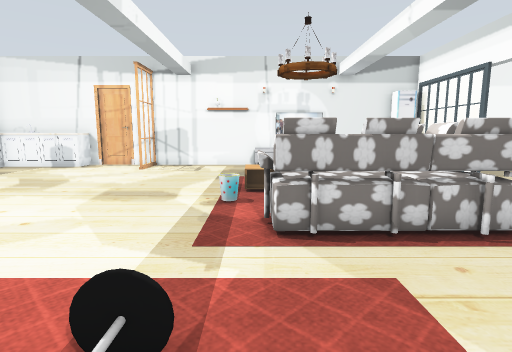
[1] (above)

20 first-person views from a walk through a Gazebo world. The camera is 0.9 m above the floor, tilts 8° down and sees 80° across. The floor is counted in squares, 0.5 m on a side. Each view is taken from the middle of a square. On the plan, view 1 faces up. The plan holds only what a view shows up to about 16 squares ahead; the rest is blank. Some surface patterns are stand-ins.

[2]
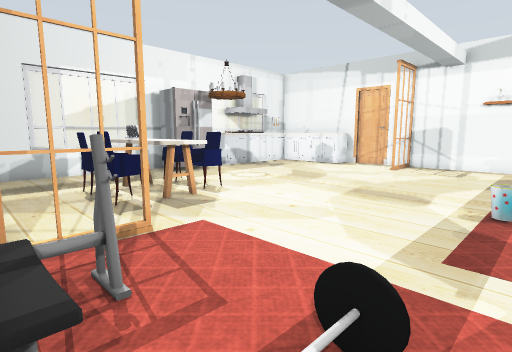

[3]
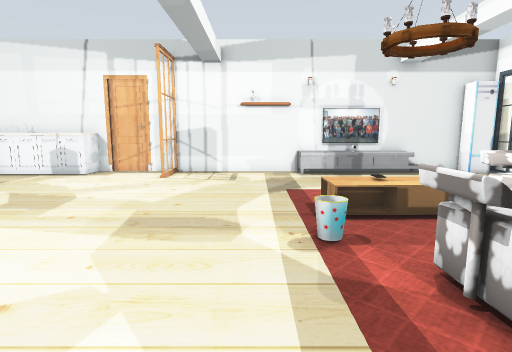

[4]
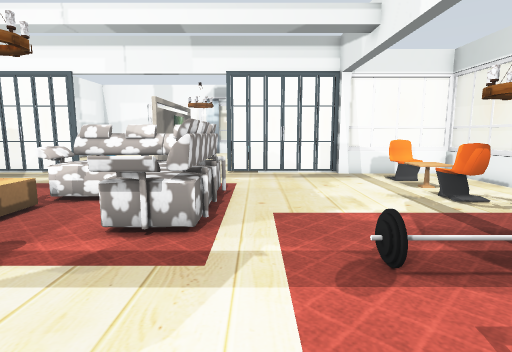

[5]
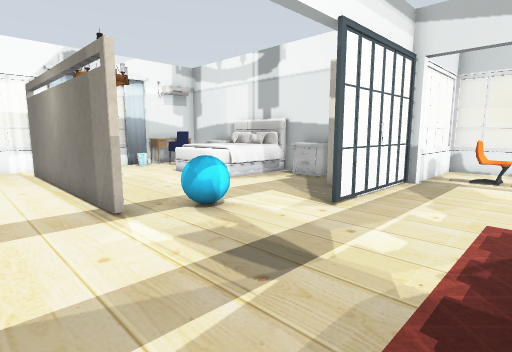

[6]
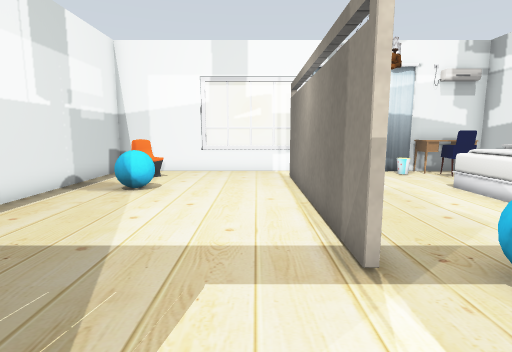

[7]
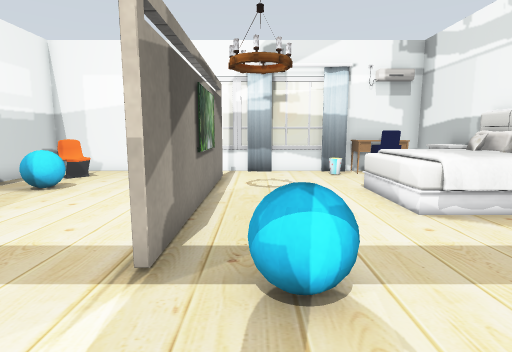

[8]
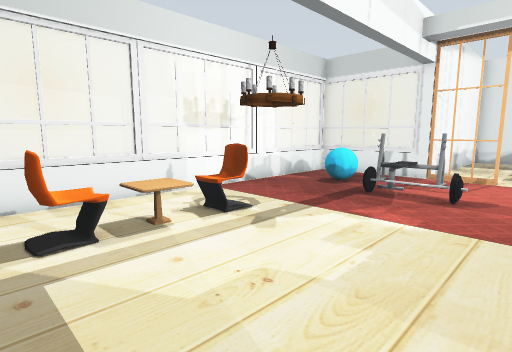

[9]
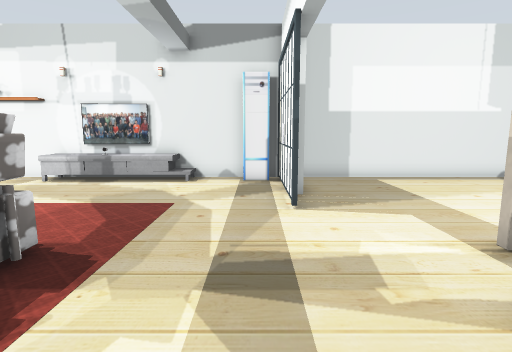

[10]
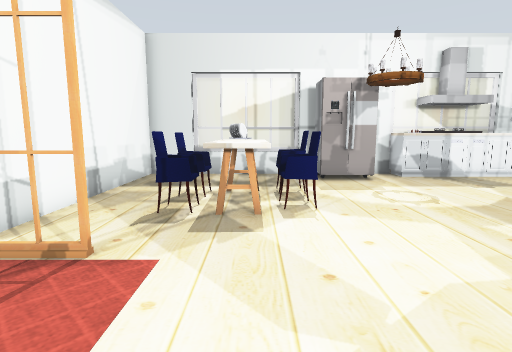

[11]
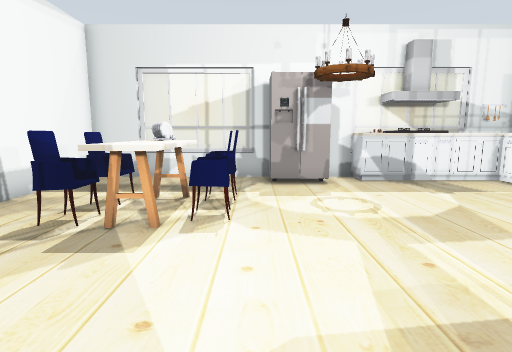

[12]
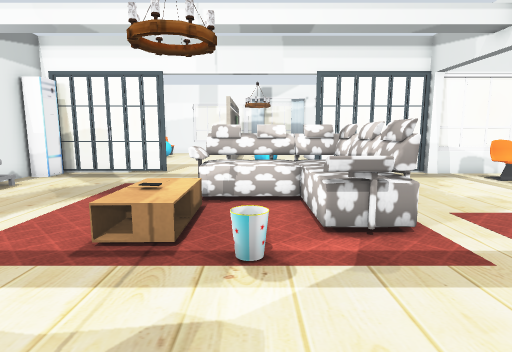

[13]
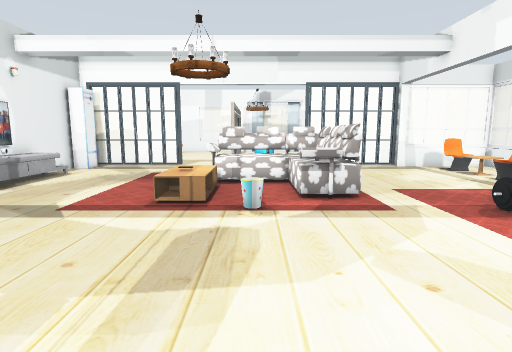

[14]
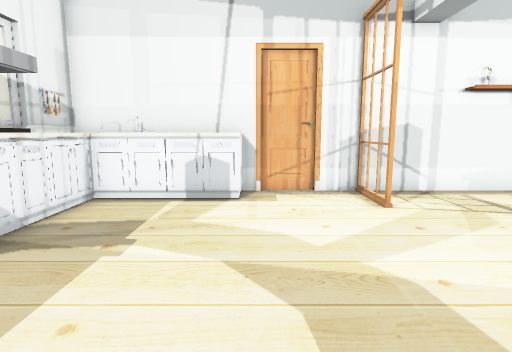

[15]
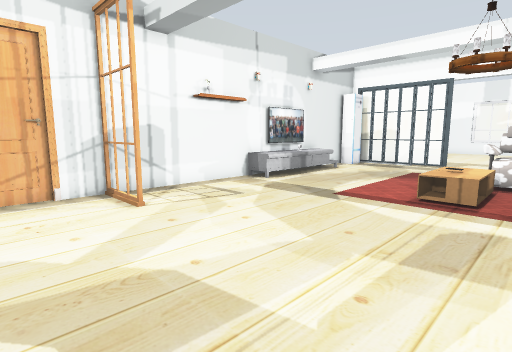

[16]
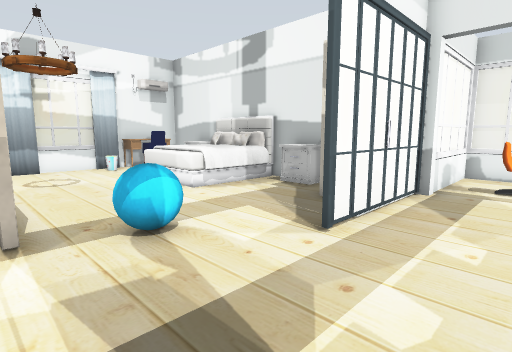

[17]
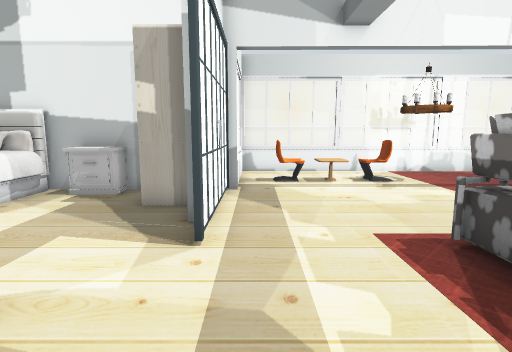

[18]
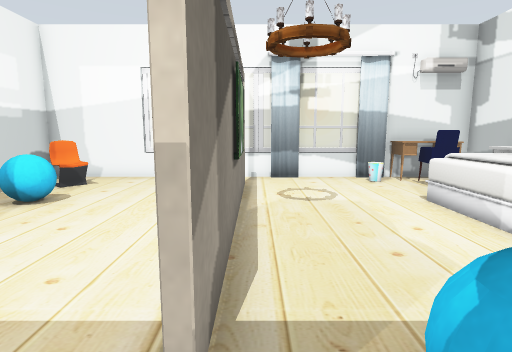

[19]
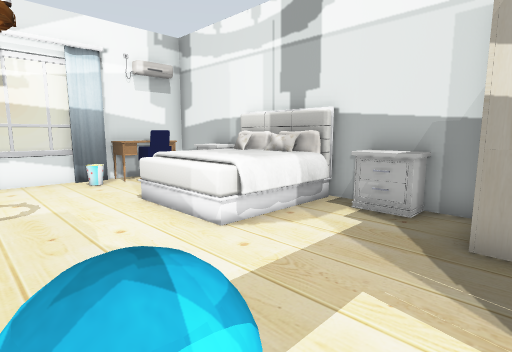

[20]
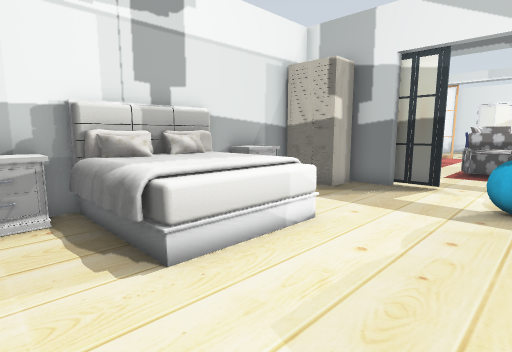

### Floor plan
Points are (right, up) in squares from view 1. A wall is a line through its corners. A room is listed if a view was taken in it or the views show most of it. See-through windows are left out.
Room 1 (views 1, 2, 3, 4, 5, 6, 7, 8, 9, 10, 11, 12, 13, 14, 15, 16, 17, 18, 19, 20)
walls: (8.9, 3.9) (9.4, 3.9) (9.4, 2.4); (11.8, 9.6) (15.5, 9.6); (9.5, 13.9) (9, 13.9); (9, 1.1) (9, 3.6); (8.6, -0.5) (8.6, 0.3); (10.5, 0.3) (22.6, 0.3) (22.6, 3.7); (9, 17.5) (-6.6, 17.5); (15.5, 9.4) (11.8, 9.4); (17.4, 9.6) (20.6, 9.6); (-9, 17.5) (-14.6, 17.5) (-14.6, 16.4); (20.6, 9.4) (17.4, 9.4); (-14.6, 7.8) (-14.6, 0.3) (-5.3, 0.3) (-5.3, -1.5); (-14.6, 11) (-14.6, 10); (22.6, 13.4) (22.6, 17.5) (9.9, 17.5)
low walls: (3.5, -4.5) (8.7, -4.5); (-5.3, -1.6) (-5.3, -2.9); (-5.3, -4) (-5.3, -4.5) (-0.4, -4.5); (22.6, 8.5) (22.6, 9.6)
objects: window (-15, 6); bench (-15, 13); window (-15, 14) to (-15, 15); other object (-15, 16); fridge (-14, 8) to (-13, 9); kitchen cabinet (-14, 11) to (-14, 12); other object (-14, 13) to (-14, 14); kitchen cabinet (-14, 15) to (-10, 17); lamp (-12, 9) to (-11, 10); kitchen table (-11, 4) to (-11, 5); chair (-10, 3); table (-10, 4) to (-10, 5); chair (-10, 6); kitchen table (-9, 4) to (-8, 5); chair (-9, 6) to (-8, 6); chair (-8, 3) to (-8, 4); door leaf (-8, 18); other object (-7, 18); door leaf (-6, 15) to (-6, 17); window (-5, -4) to (-5, -2); door leaf (-5, 1) to (-5, 2); other object (-4, -1) to (-2, 1); window (-3, -5); cyan ball (-3, -2) to (-2, -2); other object (-2, 17); other object (-1, 0) to (-1, 2); bin (-1, 8); other object (-1, 17); window (0, -5) to (3, -5); sofa (0, 5) to (5, 10); coffee table (0, 10); TV cabinet (0, 16) to (2, 17); lamp (1, -2) to (2, -1); lamp (1, 9) to (2, 10); other object (1, 10); TV (1, 17) to (4, 17); chair (3, -2) to (4, -2); table (5, -2) to (5, -1); TV cabinet (5, 17); chair (6, -2) to (7, -2); window (7, -5); other object (8, 17); window (9, -4) to (9, -1); door leaf (9, 3); door leaf (9, 5); door leaf (9, 12) to (9, 13); door leaf (9, 15); wardrobe (10, 1) to (11, 2); cyan ball (11, 7) to (12, 8); nightstand (12, 1) to (13, 1); bed (15, 1) to (18, 4); lamp (16, 7) to (18, 9); TV (16, 9); cyan ball (18, 15); nightstand (19, 1) to (20, 1); chair (20, 2) to (21, 3); chair (20, 15) to (21, 16); desk (21, 1) to (22, 3); bin (21, 4) to (22, 5); curtain (22, 4); window (23, 5) to (23, 8); window (23, 10) to (23, 13)

Where each view was taken, in squares from view 1:
view 1: 0 up, 0 right, facing up
view 2: 0 up, 0 right, facing up-left
view 3: 3 up, 2 left, facing up
view 4: 4 up, 5 left, facing right
view 5: 12 up, 5 right, facing down-right
view 6: 11 up, 8 right, facing right
view 7: 8 up, 8 right, facing right
view 8: 4 up, 8 right, facing down-left
view 9: 5 up, 8 right, facing up
view 10: 5 up, 1 left, facing left
view 11: 7 up, 2 left, facing left
view 12: 8 up, 5 left, facing right
view 13: 8 up, 8 left, facing right
view 14: 8 up, 9 left, facing up
view 15: 8 up, 9 left, facing up-right
view 16: 10 up, 6 right, facing down-right
view 17: 10 up, 8 right, facing down
view 18: 9 up, 10 right, facing right
view 19: 8 up, 10 right, facing down-right
view 20: 8 up, 20 right, facing down-left
